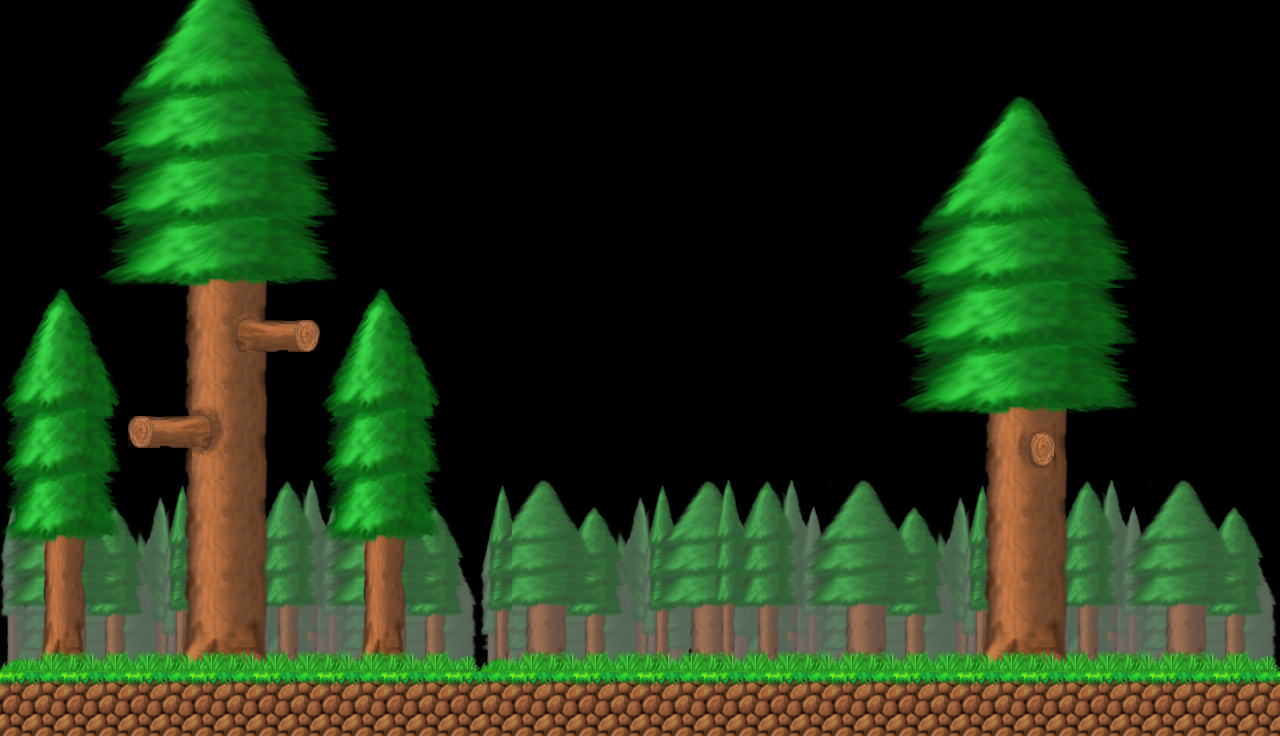

Below is a game level as drawn by its tile map, then a one-line description and the .tmx file that defines it, in full:
An orthogonal 40x23 tile map with 32x32 px tiles, 1 tile layer (Tile Layer 1).

<map version="1.0.0" orientation="orthogonal" renderorder="right-down" width="40" height="23" tilewidth="32" tileheight="32" nextobjectid="1">
 <tileset firstgid="1" source="tilemap.tsx" />
 <layer name="Tile Layer 1" width="40" height="23">
  <data encoding="csv">
0,0,0,89,90,91,92,93,94,95,96,0,0,0,0,0,0,0,0,0,0,0,0,0,0,0,0,0,0,0,0,0,0,0,0,0,0,0,0,0,
0,0,0,153,154,155,156,157,158,159,160,0,0,0,0,0,0,0,0,0,0,0,0,0,0,0,0,0,0,0,0,0,0,0,0,0,0,0,0,0,
0,0,0,217,218,219,220,221,222,223,224,0,0,0,0,0,0,0,0,0,0,0,0,0,0,0,0,0,0,0,0,0,0,0,0,0,0,0,0,0,
0,0,0,281,282,283,284,285,286,287,288,0,0,0,0,0,0,0,0,0,0,0,0,0,0,0,0,0,25,26,27,28,29,30,31,32,0,0,0,0,
0,0,0,345,346,347,348,349,350,351,352,0,0,0,0,0,0,0,0,0,0,0,0,0,0,0,0,0,89,90,91,92,93,94,95,96,0,0,0,0,
0,0,0,281,282,283,284,285,286,287,288,0,0,0,0,0,0,0,0,0,0,0,0,0,0,0,0,0,153,154,155,156,157,158,159,160,0,0,0,0,
0,0,0,345,346,347,348,349,350,351,352,0,0,0,0,0,0,0,0,0,0,0,0,0,0,0,0,0,217,218,219,220,221,222,223,224,0,0,0,0,
0,0,0,409,410,411,412,413,414,415,416,0,0,0,0,0,0,0,0,0,0,0,0,0,0,0,0,0,281,282,283,284,285,286,287,288,0,0,0,0,
0,0,0,473,474,475,476,477,478,479,480,0,0,38,0,0,0,0,0,0,0,0,0,0,0,0,0,0,345,346,347,348,349,350,351,352,0,0,0,0,
35,36,37,38,0,539,540,543,544,0,35,36,37,38,0,0,0,0,0,0,0,0,0,0,0,0,0,0,281,282,283,284,285,286,287,288,0,0,0,0,
99,100,101,102,0,603,604,607,3494,3496,99,100,101,102,0,0,0,0,0,0,0,0,0,0,0,0,0,0,345,346,347,348,349,350,351,352,0,0,0,0,
163,164,165,166,0,539,540,541,542,0,163,164,165,166,0,0,0,0,0,0,0,0,0,0,0,0,0,0,409,410,411,412,413,414,415,416,0,0,0,0,
227,228,229,230,0,603,538,605,606,0,227,228,229,230,0,0,0,0,0,0,0,0,0,0,0,0,0,0,473,474,475,476,477,478,479,480,0,0,0,0,
291,292,293,294,3558,3560,602,541,542,0,291,292,293,294,0,0,0,0,0,0,0,0,0,0,0,0,0,0,0,0,539,719,720,542,0,0,0,0,0,0,
355,356,357,358,0,603,666,605,606,0,355,356,357,358,0,0,0,0,0,0,0,0,0,0,0,0,0,0,0,0,603,783,784,606,0,0,0,0,0,0,
1697,1698,1699,1700,1702,1703,1691,1692,1693,1695,1696,1698,1699,1700,0,1306,1314,1315,1316,1318,1319,1307,1308,1309,1311,1312,1314,1315,1316,1318,1703,1691,1692,1693,1311,1312,1314,1315,1316,1317,
1761,1762,1763,1764,1766,1767,1755,1756,1757,1759,1760,1762,1763,1764,1765,1370,1378,1379,1380,1382,1383,1371,1372,1373,1375,1376,1378,1379,1380,1382,1767,1755,1756,1757,1375,1376,1378,1379,1380,1381,
1825,1826,1827,1828,1830,1831,1819,1820,1821,1823,1824,1826,1827,1828,1829,1434,1442,1443,1444,1446,1447,1435,1436,1437,1439,1440,1442,1443,1444,1446,1831,1819,1820,1821,1439,1440,1442,1443,1444,1445,
1889,1890,1891,1892,1894,1895,1883,1884,1885,1887,1888,1890,1891,1892,1893,1498,1506,1507,1508,1510,1511,1499,1500,1501,1503,1504,1506,1507,1508,1510,1895,1883,1884,1885,1503,1504,1506,1507,1508,1509,
1953,1954,1955,1956,1958,1959,1947,1948,1949,1951,1952,1954,1955,1956,1957,1562,1570,1571,1572,1574,1575,1563,1564,1565,1567,1568,1570,1571,1572,1574,1959,1947,1948,1949,1567,1568,1570,1571,1572,1573,
2017,2018,2019,2020,2022,2023,2011,2012,2013,2015,2016,2018,2019,2020,2021,1626,1634,1635,1636,1638,1639,1627,1628,1629,1631,1632,1634,1635,1636,1638,2023,2011,2012,2013,1631,1632,1634,1635,1636,1637,
3878,3879,3878,3879,3878,3879,3878,3879,3878,3879,3878,3879,3878,3879,3878,3879,3878,3879,3878,3879,3878,3879,3878,3879,3878,3879,3878,3879,3878,3879,3878,3879,3878,3879,3878,3879,3878,3879,3878,3879,
3942,3942,3942,3942,3942,3942,3942,3942,3942,3942,3942,3942,3942,3942,3942,3942,3942,3942,3942,3942,3942,3942,3942,3942,3942,3942,3942,3942,3942,3942,3942,3942,3942,3942,3942,3942,3942,3942,3942,3942
</data>
 </layer>
</map>
